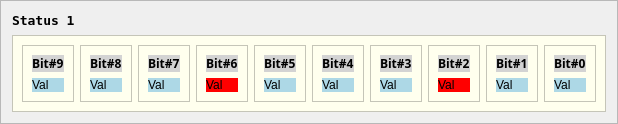
     <widget class="QFrame" name="frame_14">
      <property name="frameShape">
       <enum>QFrame::StyledPanel</enum>
      </property>
      <property name="frameShadow">
       <enum>QFrame::Raised</enum>
      </property>
      <layout class="QVBoxLayout" name="verticalLayout_12">
       <item>
        <widget class="QLabel" name="label_22">
         <property name="font">
          <font>
           <family>Terminal</family>
           <pointsize>10</pointsize>
           <weight>75</weight>
           <bold>true</bold>
          </font>
         </property>
         <property name="text">
          <string>Status 1</string>
         </property>
        </widget>
       </item>
       <item>
        <widget class="QFrame" name="frame_15">
         <property name="styleSheet">
          <string notr="true">background-color: #FFE ;</string>
         </property>
         <property name="frameShape">
          <enum>QFrame::StyledPanel</enum>
         </property>
         <property name="frameShadow">
          <enum>QFrame::Raised</enum>
         </property>
         <layout class="QHBoxLayout" name="horizontalLayout_2">
          <item>
           <widget class="QFrame" name="frame_16">
            <property name="styleSheet">
             <string notr="true">background-color: #FFE;</string>
            </property>
            <property name="frameShape">
             <enum>QFrame::StyledPanel</enum>
            </property>
            <property name="frameShadow">
             <enum>QFrame::Sunken</enum>
            </property>
            <layout class="QVBoxLayout" name="verticalLayout_13">
             <item>
              <widget class="QLabel" name="label_23">
               <property name="font">
                <font>
                 <family>Segoe UI Variable Small Semibol</family>
                 <weight>75</weight>
                 <bold>true</bold>
                </font>
               </property>
               <property name="styleSheet">
                <string notr="true">background-color: lightgray;</string>
               </property>
               <property name="text">
                <string>Bit#9</string>
               </property>
              </widget>
             </item>
             <item>
              <widget class="QLabel" name="label_24">
               <property name="styleSheet">
                <string notr="true">background-color: lightblue;</string>
               </property>
               <property name="text">
                <string>Val</string>
               </property>
              </widget>
             </item>
            </layout>
           </widget>
          </item>
          <item>
           <widget class="QFrame" name="frame_17">
            <property name="styleSheet">
             <string notr="true">background-color: #FFE;</string>
            </property>
            <property name="frameShape">
             <enum>QFrame::StyledPanel</enum>
            </property>
            <property name="frameShadow">
             <enum>QFrame::Sunken</enum>
            </property>
            <layout class="QVBoxLayout" name="verticalLayout_14">
             <item>
              <widget class="QLabel" name="label_25">
               <property name="font">
                <font>
                 <family>Segoe UI Variable Small Semibol</family>
                 <weight>75</weight>
                 <bold>true</bold>
                </font>
               </property>
               <property name="styleSheet">
                <string notr="true">background-color: lightgray;</string>
               </property>
               <property name="text">
                <string>Bit#8</string>
               </property>
              </widget>
             </item>
             <item>
              <widget class="QLabel" name="label_26">
               <property name="styleSheet">
                <string notr="true">background-color: lightblue;</string>
               </property>
               <property name="text">
                <string>Val</string>
               </property>
              </widget>
             </item>
            </layout>
           </widget>
          </item>
          <item>
           <widget class="QFrame" name="frame_18">
            <property name="styleSheet">
             <string notr="true">background-color: #FFE;</string>
            </property>
            <property name="frameShape">
             <enum>QFrame::StyledPanel</enum>
            </property>
            <property name="frameShadow">
             <enum>QFrame::Sunken</enum>
            </property>
            <layout class="QVBoxLayout" name="verticalLayout_15">
             <item>
              <widget class="QLabel" name="label_27">
               <property name="font">
                <font>
                 <family>Segoe UI Variable Small Semibol</family>
                 <weight>75</weight>
                 <bold>true</bold>
                </font>
               </property>
               <property name="styleSheet">
                <string notr="true">background-color: lightgray;</string>
               </property>
               <property name="text">
                <string>Bit#7</string>
               </property>
              </widget>
             </item>
             <item>
              <widget class="QLabel" name="label_28">
               <property name="styleSheet">
                <string notr="true">background-color: lightblue;</string>
               </property>
               <property name="text">
                <string>Val</string>
               </property>
              </widget>
             </item>
            </layout>
           </widget>
          </item>
          <item>
           <widget class="QFrame" name="frame_19">
            <property name="styleSheet">
             <string notr="true">background-color: #FFE;</string>
            </property>
            <property name="frameShape">
             <enum>QFrame::StyledPanel</enum>
            </property>
            <property name="frameShadow">
             <enum>QFrame::Sunken</enum>
            </property>
            <layout class="QVBoxLayout" name="verticalLayout_16">
             <item>
              <widget class="QLabel" name="label_29">
               <property name="font">
                <font>
                 <family>Segoe UI Variable Small Semibol</family>
                 <weight>75</weight>
                 <bold>true</bold>
                </font>
               </property>
               <property name="styleSheet">
                <string notr="true">background-color: lightgray;</string>
               </property>
               <property name="text">
                <string>Bit#6</string>
               </property>
              </widget>
             </item>
             <item>
              <widget class="QLabel" name="label_30">
               <property name="styleSheet">
                <string notr="true">background-color: red;</string>
               </property>
               <property name="text">
                <string>Val</string>
               </property>
              </widget>
             </item>
            </layout>
           </widget>
          </item>
          <item>
           <widget class="QFrame" name="frame_20">
            <property name="styleSheet">
             <string notr="true">background-color: #FFE;</string>
            </property>
            <property name="frameShape">
             <enum>QFrame::StyledPanel</enum>
            </property>
            <property name="frameShadow">
             <enum>QFrame::Sunken</enum>
            </property>
            <layout class="QVBoxLayout" name="verticalLayout_17">
             <item>
              <widget class="QLabel" name="label_31">
               <property name="font">
                <font>
                 <family>Segoe UI Variable Small Semibol</family>
                 <weight>75</weight>
                 <bold>true</bold>
                </font>
               </property>
               <property name="styleSheet">
                <string notr="true">background-color: lightgray;</string>
               </property>
               <property name="text">
                <string>Bit#5</string>
               </property>
              </widget>
             </item>
             <item>
              <widget class="QLabel" name="label_32">
               <property name="styleSheet">
                <string notr="true">background-color: lightblue;</string>
               </property>
               <property name="text">
                <string>Val</string>
               </property>
              </widget>
             </item>
            </layout>
           </widget>
          </item>
          <item>
           <widget class="QFrame" name="frame_21">
            <property name="styleSheet">
             <string notr="true">background-color: #FFE;</string>
            </property>
            <property name="frameShape">
             <enum>QFrame::StyledPanel</enum>
            </property>
            <property name="frameShadow">
             <enum>QFrame::Sunken</enum>
            </property>
            <layout class="QVBoxLayout" name="verticalLayout_18">
             <item>
              <widget class="QLabel" name="label_33">
               <property name="font">
                <font>
                 <family>Segoe UI Variable Small Semibol</family>
                 <weight>75</weight>
                 <bold>true</bold>
                </font>
               </property>
               <property name="styleSheet">
                <string notr="true">background-color: lightgray;</string>
               </property>
               <property name="text">
                <string>Bit#4</string>
               </property>
              </widget>
             </item>
             <item>
              <widget class="QLabel" name="label_34">
               <property name="styleSheet">
                <string notr="true">background-color: lightblue;</string>
               </property>
               <property name="text">
                <string>Val</string>
               </property>
              </widget>
             </item>
            </layout>
           </widget>
          </item>
          <item>
           <widget class="QFrame" name="frame_22">
            <property name="styleSheet">
             <string notr="true">background-color: #FFE;</string>
            </property>
            <property name="frameShape">
             <enum>QFrame::StyledPanel</enum>
            </property>
            <property name="frameShadow">
             <enum>QFrame::Sunken</enum>
            </property>
            <layout class="QVBoxLayout" name="verticalLayout_19">
             <item>
              <widget class="QLabel" name="label_35">
               <property name="font">
                <font>
                 <family>Segoe UI Variable Small Semibol</family>
                 <weight>75</weight>
                 <bold>true</bold>
                </font>
               </property>
               <property name="styleSheet">
                <string notr="true">background-color: lightgray;</string>
               </property>
               <property name="text">
                <string>Bit#3</string>
               </property>
              </widget>
             </item>
             <item>
              <widget class="QLabel" name="label_36">
               <property name="styleSheet">
                <string notr="true">background-color: lightblue;</string>
               </property>
               <property name="text">
                <string>Val</string>
               </property>
              </widget>
             </item>
            </layout>
           </widget>
          </item>
          <item>
           <widget class="QFrame" name="frame_23">
            <property name="styleSheet">
             <string notr="true">background-color: #FFE;</string>
            </property>
            <property name="frameShape">
             <enum>QFrame::StyledPanel</enum>
            </property>
            <property name="frameShadow">
             <enum>QFrame::Sunken</enum>
            </property>
            <layout class="QVBoxLayout" name="verticalLayout_20">
             <item>
              <widget class="QLabel" name="label_37">
               <property name="font">
                <font>
                 <family>Segoe UI Variable Small Semibol</family>
                 <weight>75</weight>
                 <bold>true</bold>
                </font>
               </property>
               <property name="styleSheet">
                <string notr="true">background-color: lightgray;</string>
               </property>
               <property name="text">
                <string>Bit#2</string>
               </property>
              </widget>
             </item>
             <item>
              <widget class="QLabel" name="label_38">
               <property name="styleSheet">
                <string notr="true">background-color: red;</string>
               </property>
               <property name="text">
                <string>Val</string>
               </property>
              </widget>
             </item>
            </layout>
           </widget>
          </item>
          <item>
           <widget class="QFrame" name="frame_24">
            <property name="styleSheet">
             <string notr="true">background-color: #FFE;</string>
            </property>
            <property name="frameShape">
             <enum>QFrame::StyledPanel</enum>
            </property>
            <property name="frameShadow">
             <enum>QFrame::Sunken</enum>
            </property>
            <layout class="QVBoxLayout" name="verticalLayout_21">
             <item>
              <widget class="QLabel" name="label_39">
               <property name="font">
                <font>
                 <family>Segoe UI Variable Small Semibol</family>
                 <weight>75</weight>
                 <bold>true</bold>
                </font>
               </property>
               <property name="styleSheet">
                <string notr="true">background-color: lightgray;</string>
               </property>
               <property name="text">
                <string>Bit#1</string>
               </property>
              </widget>
             </item>
             <item>
              <widget class="QLabel" name="label_40">
               <property name="styleSheet">
                <string notr="true">background-color: lightblue;</string>
               </property>
               <property name="text">
                <string>Val</string>
               </property>
              </widget>
             </item>
            </layout>
           </widget>
          </item>
          <item>
           <widget class="QFrame" name="frame_25">
            <property name="styleSheet">
             <string notr="true">background-color: #FFE;</string>
            </property>
            <property name="frameShape">
             <enum>QFrame::StyledPanel</enum>
            </property>
            <property name="frameShadow">
             <enum>QFrame::Sunken</enum>
            </property>
            <layout class="QVBoxLayout" name="verticalLayout_22">
             <item>
              <widget class="QLabel" name="label_41">
               <property name="font">
                <font>
                 <family>Segoe UI Variable Small Semibol</family>
                 <weight>75</weight>
                 <bold>true</bold>
                </font>
               </property>
               <property name="styleSheet">
                <string notr="true">background-color: lightgray;</string>
               </property>
               <property name="text">
                <string>Bit#0</string>
               </property>
              </widget>
             </item>
             <item>
              <widget class="QLabel" name="label_42">
               <property name="styleSheet">
                <string notr="true">background-color: lightblue;</string>
               </property>
               <property name="text">
                <string>Val</string>
               </property>
              </widget>
             </item>
            </layout>
           </widget>
          </item>
         </layout>
        </widget>
       </item>
      </layout>
     </widget>
